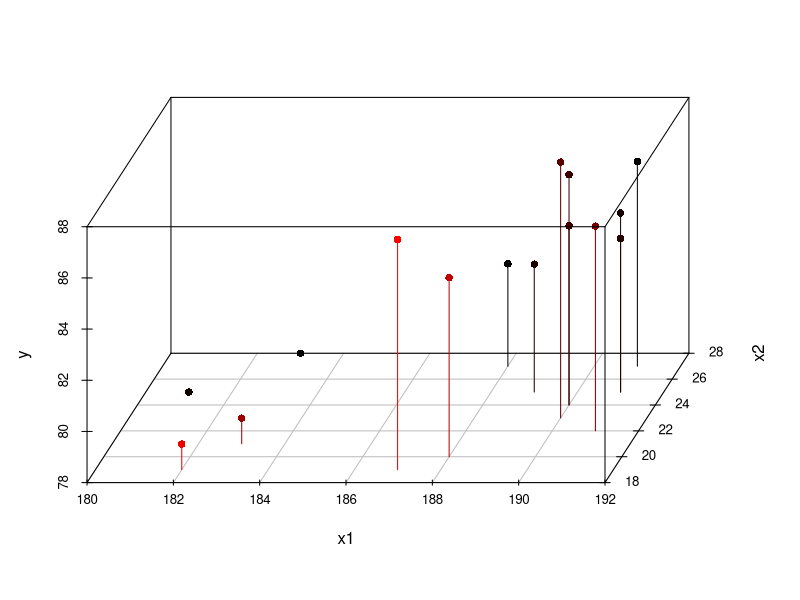
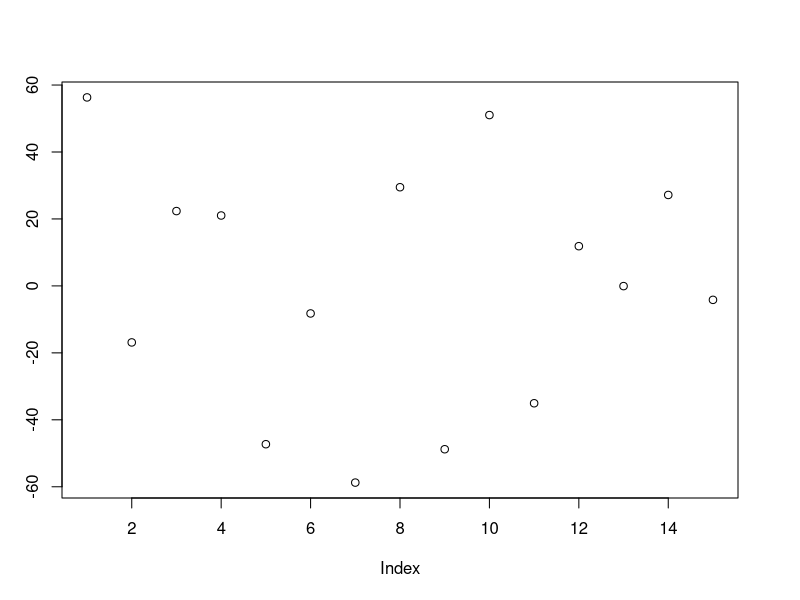

Write R code to recreate these figures, in order.
###################
## Application 1 ##
###################
y = c(79, 84, 78, 85, 83, 85, 87, 88, 78, 
      86, 79, 85, 82, 86, 87)
x1 = c(183, 191, 183, 188, 189, 191, 187, 190, 181,
       191, 182, 190, 188, 191, 190)
x2 = c(21, 25, 28, 20, 25, 25, 19, 23, 25,
       22, 19, 24, 27, 27, 24)
library(scatterplot3d)
scatterplot3d(x1, x2, y, type="h", highlight.3d = T, 
              angle = 65, scale.y = 0.7, pch = 16)
reg = lm(y ~ x1 + x2)
reg
predict(reg, data.frame(x1 = 180, x2 = 21))

summary(reg)$adj.r.squared
X = cbind(1, x1, x2)
X
t(X)
n = 15
p = 2
b = solve(t(X) %*% X) %*% t(X) %*% y
b

###################
## Application 2 ##
###################
y = c(487, 424, 503, 468, 340, 525, 481, 444, 380, 
      574, 433, 407, 444, 506, 424)
x1 = c(82, 69, 81, 107, 44, 129, 138, 88, 98, 121,
       92, 84, 89, 83, 65)
x2 = c(147, 158, 164, 147, 135, 165, 162, 134, 142, 
       144, 132, 116, 137, 163, 155)
x3 = c(44.53, 46.44, 75.54, 55.58, 47.49, 71.21,
       85.23, 64.54, 45.17, 44.65, 44.90, 79.28,
       65.30, 77.90, 47.35)
x4 = c(42.62, 44.79, 54.57, 41.37, 50.23, 49.96,
       53.35, 47.53, 39.57, 51.89, 53.67, 55.42, 
       52.54, 54.57, 44.69)
reg = lm(y ~ x1 + x2 + x3 + x4)
summary(reg)
e = residuals(reg)
plot(e) #Homogène : l'hypothèse sur epsilon est verifiée

###################
## Application 3 ##
###################
y  = c(170, 120, 185, 195, 260, 300, 420, 430, 
       600, 780)
x1 = c(9700, 10240, 12500, 13400, 14800, 15100, 
       19000, 22000, 25100, 32300)
x2 = c(750, 800, 920, 950, 1100, 1050, 1500, 
       1410, 1850, 2400)
reg = lm(y ~ x1 + x2)
summary(reg)
